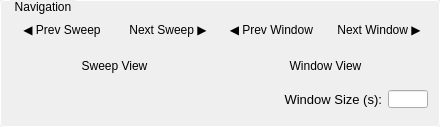
             <widget class="QGroupBox" name="groupBox_3">
              <property name="minimumSize">
               <size>
                <width>440</width>
                <height>127</height>
               </size>
              </property>
              <property name="maximumSize">
               <size>
                <width>440</width>
                <height>127</height>
               </size>
              </property>
              <property name="styleSheet">
               <string notr="true">QGroupBox {
            border: 1px solid #ffffff;
            border-radius: 4px;
            margin-top: 0.5em;
            padding-top: 0.5em;
        }

        QGroupBox::title {
            subcontrol-origin: margin;
            left: 10px;
            padding: 0 3px 0 3px;
        }</string>
              </property>
              <property name="title">
               <string>Navigation</string>
              </property>
              <layout class="QVBoxLayout" name="verticalLayout_5">
               <item>
                <layout class="QHBoxLayout" name="horizontalLayout_3">
                 <item>
                  <widget class="QPushButton" name="PrevSweepButton">
                   <property name="sizePolicy">
                    <sizepolicy hsizetype="Fixed" vsizetype="Fixed">
                     <horstretch>0</horstretch>
                     <verstretch>0</verstretch>
                    </sizepolicy>
                   </property>
                   <property name="minimumSize">
                    <size>
                     <width>100</width>
                     <height>25</height>
                    </size>
                   </property>
                   <property name="maximumSize">
                    <size>
                     <width>100</width>
                     <height>25</height>
                    </size>
                   </property>
                   <property name="toolTip">
                    <string>Navigate to the previous sweep</string>
                   </property>
                   <property name="styleSheet">
                    <string notr="true">QPushButton {
    border-radius: 6px;
}</string>
                   </property>
                   <property name="text">
                    <string>◀ Prev Sweep</string>
                   </property>
                  </widget>
                 </item>
                 <item>
                  <widget class="QPushButton" name="NextSweepButton">
                   <property name="sizePolicy">
                    <sizepolicy hsizetype="Fixed" vsizetype="Fixed">
                     <horstretch>0</horstretch>
                     <verstretch>0</verstretch>
                    </sizepolicy>
                   </property>
                   <property name="minimumSize">
                    <size>
                     <width>100</width>
                     <height>25</height>
                    </size>
                   </property>
                   <property name="maximumSize">
                    <size>
                     <width>100</width>
                     <height>25</height>
                    </size>
                   </property>
                   <property name="toolTip">
                    <string>Navigate to the next sweep</string>
                   </property>
                   <property name="styleSheet">
                    <string notr="true">QPushButton {
    border-radius: 6px;
}</string>
                   </property>
                   <property name="text">
                    <string>Next Sweep ▶</string>
                   </property>
                  </widget>
                 </item>
                 <item>
                  <widget class="QPushButton" name="PrevWindowButton">
                   <property name="sizePolicy">
                    <sizepolicy hsizetype="Fixed" vsizetype="Fixed">
                     <horstretch>0</horstretch>
                     <verstretch>0</verstretch>
                    </sizepolicy>
                   </property>
                   <property name="minimumSize">
                    <size>
                     <width>100</width>
                     <height>25</height>
                    </size>
                   </property>
                   <property name="maximumSize">
                    <size>
                     <width>25</width>
                     <height>25</height>
                    </size>
                   </property>
                   <property name="toolTip">
                    <string>Move to the previous time window</string>
                   </property>
                   <property name="styleSheet">
                    <string notr="true">QPushButton {
    border-radius: 6px;
}</string>
                   </property>
                   <property name="text">
                    <string>◀ Prev Window </string>
                   </property>
                  </widget>
                 </item>
                 <item>
                  <widget class="QPushButton" name="NextWindowButton">
                   <property name="sizePolicy">
                    <sizepolicy hsizetype="Fixed" vsizetype="Fixed">
                     <horstretch>0</horstretch>
                     <verstretch>0</verstretch>
                    </sizepolicy>
                   </property>
                   <property name="minimumSize">
                    <size>
                     <width>100</width>
                     <height>0</height>
                    </size>
                   </property>
                   <property name="maximumSize">
                    <size>
                     <width>100</width>
                     <height>25</height>
                    </size>
                   </property>
                   <property name="toolTip">
                    <string>Move to the next time window</string>
                   </property>
                   <property name="styleSheet">
                    <string notr="true">QPushButton {
    border-radius: 6px;
}</string>
                   </property>
                   <property name="text">
                    <string>Next Window ▶</string>
                   </property>
                  </widget>
                 </item>
                </layout>
               </item>
               <item>
                <layout class="QHBoxLayout" name="horizontalLayout_4">
                 <item>
                  <widget class="QPushButton" name="SnaptoSweepButton">
                   <property name="sizePolicy">
                    <sizepolicy hsizetype="Fixed" vsizetype="Fixed">
                     <horstretch>0</horstretch>
                     <verstretch>0</verstretch>
                    </sizepolicy>
                   </property>
                   <property name="minimumSize">
                    <size>
                     <width>205</width>
                     <height>25</height>
                    </size>
                   </property>
                   <property name="maximumSize">
                    <size>
                     <width>16777215</width>
                     <height>25</height>
                    </size>
                   </property>
                   <property name="toolTip">
                    <string>Jump to a specific sweep number</string>
                   </property>
                   <property name="styleSheet">
                    <string notr="true">QPushButton {
    border-radius: 6px;
}</string>
                   </property>
                   <property name="text">
                    <string>Sweep View</string>
                   </property>
                  </widget>
                 </item>
                 <item>
                  <widget class="QPushButton" name="SnaptoWindowButton">
                   <property name="sizePolicy">
                    <sizepolicy hsizetype="Fixed" vsizetype="Fixed">
                     <horstretch>0</horstretch>
                     <verstretch>0</verstretch>
                    </sizepolicy>
                   </property>
                   <property name="minimumSize">
                    <size>
                     <width>205</width>
                     <height>25</height>
                    </size>
                   </property>
                   <property name="maximumSize">
                    <size>
                     <width>205</width>
                     <height>25</height>
                    </size>
                   </property>
                   <property name="toolTip">
                    <string>Jump to a specific time point</string>
                   </property>
                   <property name="styleSheet">
                    <string notr="true">QPushButton {
    border-radius: 6px;
}</string>
                   </property>
                   <property name="text">
                    <string>Window View</string>
                   </property>
                  </widget>
                 </item>
                </layout>
               </item>
               <item>
                <layout class="QHBoxLayout" name="horizontalLayout_12">
                 <item>
                  <spacer name="horizontalSpacer_4">
                   <property name="orientation">
                    <enum>Qt::Horizontal</enum>
                   </property>
                   <property name="sizeHint" stdset="0">
                    <size>
                     <width>40</width>
                     <height>20</height>
                    </size>
                   </property>
                  </spacer>
                 </item>
                 <item>
                  <layout class="QHBoxLayout" name="horizontalLayout_5">
                   <item>
                    <widget class="QLabel" name="WindowSizeLabel">
                     <property name="sizePolicy">
                      <sizepolicy hsizetype="Fixed" vsizetype="Preferred">
                       <horstretch>0</horstretch>
                       <verstretch>0</verstretch>
                      </sizepolicy>
                     </property>
                     <property name="minimumSize">
                      <size>
                       <width>105</width>
                       <height>0</height>
                      </size>
                     </property>
                     <property name="maximumSize">
                      <size>
                       <width>105</width>
                       <height>16777215</height>
                      </size>
                     </property>
                     <property name="font">
                      <font>
                       <pointsize>10</pointsize>
                       <bold>false</bold>
                      </font>
                     </property>
                     <property name="text">
                      <string>Window Size (s):</string>
                     </property>
                     <property name="alignment">
                      <set>Qt::AlignRight|Qt::AlignTrailing|Qt::AlignVCenter</set>
                     </property>
                    </widget>
                   </item>
                   <item>
                    <widget class="QLineEdit" name="WindowRangeValue">
                     <property name="sizePolicy">
                      <sizepolicy hsizetype="Fixed" vsizetype="Fixed">
                       <horstretch>0</horstretch>
                       <verstretch>0</verstretch>
                      </sizepolicy>
                     </property>
                     <property name="minimumSize">
                      <size>
                       <width>40</width>
                       <height>18</height>
                      </size>
                     </property>
                     <property name="maximumSize">
                      <size>
                       <width>40</width>
                       <height>18</height>
                      </size>
                     </property>
                     <property name="font">
                      <font>
                       <pointsize>8</pointsize>
                      </font>
                     </property>
                    </widget>
                   </item>
                  </layout>
                 </item>
                </layout>
               </item>
              </layout>
             </widget>
